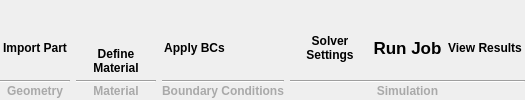
          <widget class="QWidget" name="EVPFFTHomogenization">
           <attribute name="title">
            <string>Homogenization</string>
           </attribute>
           <layout class="QVBoxLayout" name="verticalLayout_6">
            <property name="spacing">
             <number>0</number>
            </property>
            <property name="leftMargin">
             <number>0</number>
            </property>
            <property name="topMargin">
             <number>0</number>
            </property>
            <property name="rightMargin">
             <number>0</number>
            </property>
            <property name="bottomMargin">
             <number>0</number>
            </property>
            <item>
             <widget class="QFrame" name="frame_8">
              <property name="frameShape">
               <enum>QFrame::NoFrame</enum>
              </property>
              <property name="frameShadow">
               <enum>QFrame::Raised</enum>
              </property>
              <layout class="QHBoxLayout" name="horizontalLayout_11">
               <property name="leftMargin">
                <number>0</number>
               </property>
               <property name="topMargin">
                <number>0</number>
               </property>
               <property name="rightMargin">
                <number>0</number>
               </property>
               <property name="bottomMargin">
                <number>0</number>
               </property>
               <item>
                <widget class="QFrame" name="PartTools">
                 <property name="frameShape">
                  <enum>QFrame::NoFrame</enum>
                 </property>
                 <property name="frameShadow">
                  <enum>QFrame::Raised</enum>
                 </property>
                 <layout class="QVBoxLayout" name="verticalLayout_49">
                  <property name="spacing">
                   <number>0</number>
                  </property>
                  <property name="leftMargin">
                   <number>0</number>
                  </property>
                  <property name="topMargin">
                   <number>0</number>
                  </property>
                  <property name="rightMargin">
                   <number>0</number>
                  </property>
                  <property name="bottomMargin">
                   <number>0</number>
                  </property>
                  <item>
                   <widget class="QFrame" name="ImportPart">
                    <property name="minimumSize">
                     <size>
                      <width>70</width>
                      <height>80</height>
                     </size>
                    </property>
                    <property name="maximumSize">
                     <size>
                      <width>70</width>
                      <height>80</height>
                     </size>
                    </property>
                    <property name="frameShape">
                     <enum>QFrame::NoFrame</enum>
                    </property>
                    <property name="frameShadow">
                     <enum>QFrame::Raised</enum>
                    </property>
                    <layout class="QVBoxLayout" name="verticalLayout_50">
                     <property name="spacing">
                      <number>0</number>
                     </property>
                     <property name="leftMargin">
                      <number>0</number>
                     </property>
                     <property name="topMargin">
                      <number>0</number>
                     </property>
                     <property name="rightMargin">
                      <number>0</number>
                     </property>
                     <property name="bottomMargin">
                      <number>5</number>
                     </property>
                     <item>
                      <widget class="QPushButton" name="BImportPart">
                       <property name="text">
                        <string/>
                       </property>
                       <property name="icon">
                        <iconset resource="Icons/IconResourceFile.qrc">
                         <normaloff>:/Blue Icons/Blue Icons/Cube.svg</normaloff>:/Blue Icons/Blue Icons/Cube.svg</iconset>
                       </property>
                       <property name="iconSize">
                        <size>
                         <width>50</width>
                         <height>50</height>
                        </size>
                       </property>
                       <property name="flat">
                        <bool>true</bool>
                       </property>
                      </widget>
                     </item>
                     <item>
                      <widget class="QLabel" name="LImportPart">
                       <property name="text">
                        <string>&lt;html&gt;&lt;head/&gt;&lt;body&gt;&lt;p align=&quot;center&quot;&gt;&lt;span style=&quot; font-weight:700;&quot;&gt;Import Part&lt;/span&gt;&lt;/p&gt;&lt;/body&gt;&lt;/html&gt;</string>
                       </property>
                       <property name="wordWrap">
                        <bool>true</bool>
                       </property>
                      </widget>
                     </item>
                    </layout>
                   </widget>
                  </item>
                  <item>
                   <widget class="Line" name="LinePartTools">
                    <property name="orientation">
                     <enum>Qt::Horizontal</enum>
                    </property>
                   </widget>
                  </item>
                  <item>
                   <widget class="QLabel" name="LPartTools">
                    <property name="text">
                     <string>&lt;html&gt;&lt;head/&gt;&lt;body&gt;&lt;p align=&quot;center&quot;&gt;&lt;span style=&quot; font-weight:700; color:#a9a9a9;&quot;&gt;Geometry&lt;/span&gt;&lt;/p&gt;&lt;/body&gt;&lt;/html&gt;</string>
                    </property>
                   </widget>
                  </item>
                 </layout>
                </widget>
               </item>
               <item>
                <widget class="QFrame" name="MaterialTools">
                 <property name="frameShape">
                  <enum>QFrame::NoFrame</enum>
                 </property>
                 <property name="frameShadow">
                  <enum>QFrame::Raised</enum>
                 </property>
                 <layout class="QVBoxLayout" name="verticalLayout_53">
                  <property name="spacing">
                   <number>0</number>
                  </property>
                  <property name="leftMargin">
                   <number>0</number>
                  </property>
                  <property name="topMargin">
                   <number>0</number>
                  </property>
                  <property name="rightMargin">
                   <number>0</number>
                  </property>
                  <property name="bottomMargin">
                   <number>0</number>
                  </property>
                  <item alignment="Qt::AlignLeft">
                   <widget class="QFrame" name="MaterialToolsBtns">
                    <property name="frameShape">
                     <enum>QFrame::NoFrame</enum>
                    </property>
                    <property name="frameShadow">
                     <enum>QFrame::Raised</enum>
                    </property>
                    <layout class="QHBoxLayout" name="horizontalLayout_22">
                     <property name="spacing">
                      <number>0</number>
                     </property>
                     <property name="leftMargin">
                      <number>0</number>
                     </property>
                     <property name="topMargin">
                      <number>0</number>
                     </property>
                     <property name="rightMargin">
                      <number>0</number>
                     </property>
                     <property name="bottomMargin">
                      <number>0</number>
                     </property>
                     <item alignment="Qt::AlignLeft">
                      <widget class="QFrame" name="DefineMaterial">
                       <property name="minimumSize">
                        <size>
                         <width>80</width>
                         <height>80</height>
                        </size>
                       </property>
                       <property name="maximumSize">
                        <size>
                         <width>80</width>
                         <height>80</height>
                        </size>
                       </property>
                       <property name="frameShape">
                        <enum>QFrame::NoFrame</enum>
                       </property>
                       <property name="frameShadow">
                        <enum>QFrame::Raised</enum>
                       </property>
                       <layout class="QVBoxLayout" name="verticalLayout_54">
                        <property name="spacing">
                         <number>0</number>
                        </property>
                        <property name="leftMargin">
                         <number>0</number>
                        </property>
                        <property name="topMargin">
                         <number>0</number>
                        </property>
                        <property name="rightMargin">
                         <number>0</number>
                        </property>
                        <property name="bottomMargin">
                         <number>5</number>
                        </property>
                        <item>
                         <widget class="QPushButton" name="BDefineMaterial">
                          <property name="enabled">
                           <bool>true</bool>
                          </property>
                          <property name="text">
                           <string/>
                          </property>
                          <property name="icon">
                           <iconset resource="Icons/IconResourceFile.qrc">
                            <normaloff>:/Blue Icons/Blue Icons/mine.svg</normaloff>:/Blue Icons/Blue Icons/mine.svg</iconset>
                          </property>
                          <property name="iconSize">
                           <size>
                            <width>50</width>
                            <height>50</height>
                           </size>
                          </property>
                          <property name="flat">
                           <bool>true</bool>
                          </property>
                         </widget>
                        </item>
                        <item alignment="Qt::AlignBottom">
                         <widget class="QLabel" name="LDefineMaterial">
                          <property name="text">
                           <string>&lt;html&gt;&lt;head/&gt;&lt;body&gt;&lt;p align=&quot;center&quot;&gt;&lt;span style=&quot; font-weight:700;&quot;&gt;Define Material&lt;/span&gt;&lt;/p&gt;&lt;/body&gt;&lt;/html&gt;</string>
                          </property>
                          <property name="wordWrap">
                           <bool>true</bool>
                          </property>
                         </widget>
                        </item>
                       </layout>
                      </widget>
                     </item>
                    </layout>
                   </widget>
                  </item>
                  <item>
                   <widget class="Line" name="LineMaterialTools">
                    <property name="orientation">
                     <enum>Qt::Horizontal</enum>
                    </property>
                   </widget>
                  </item>
                  <item>
                   <widget class="QLabel" name="LMaterialTools">
                    <property name="text">
                     <string>&lt;html&gt;&lt;head/&gt;&lt;body&gt;&lt;p align=&quot;center&quot;&gt;&lt;span style=&quot; font-weight:700; color:#a9a9a9;&quot;&gt;Material&lt;/span&gt;&lt;/p&gt;&lt;/body&gt;&lt;/html&gt;</string>
                    </property>
                   </widget>
                  </item>
                 </layout>
                </widget>
               </item>
               <item>
                <widget class="QFrame" name="BCTools">
                 <property name="frameShape">
                  <enum>QFrame::NoFrame</enum>
                 </property>
                 <property name="frameShadow">
                  <enum>QFrame::Raised</enum>
                 </property>
                 <layout class="QVBoxLayout" name="verticalLayout_51">
                  <property name="spacing">
                   <number>0</number>
                  </property>
                  <property name="leftMargin">
                   <number>0</number>
                  </property>
                  <property name="topMargin">
                   <number>0</number>
                  </property>
                  <property name="rightMargin">
                   <number>0</number>
                  </property>
                  <property name="bottomMargin">
                   <number>0</number>
                  </property>
                  <item alignment="Qt::AlignLeft">
                   <widget class="QFrame" name="ApplyBC">
                    <property name="minimumSize">
                     <size>
                      <width>65</width>
                      <height>80</height>
                     </size>
                    </property>
                    <property name="maximumSize">
                     <size>
                      <width>70</width>
                      <height>80</height>
                     </size>
                    </property>
                    <property name="frameShape">
                     <enum>QFrame::NoFrame</enum>
                    </property>
                    <property name="frameShadow">
                     <enum>QFrame::Raised</enum>
                    </property>
                    <layout class="QVBoxLayout" name="verticalLayout_52">
                     <property name="spacing">
                      <number>0</number>
                     </property>
                     <property name="leftMargin">
                      <number>0</number>
                     </property>
                     <property name="topMargin">
                      <number>0</number>
                     </property>
                     <property name="rightMargin">
                      <number>0</number>
                     </property>
                     <property name="bottomMargin">
                      <number>5</number>
                     </property>
                     <item>
                      <widget class="QPushButton" name="BApplyBC">
                       <property name="text">
                        <string/>
                       </property>
                       <property name="icon">
                        <iconset resource="Icons/IconResourceFile.qrc">
                         <normaloff>:/Blue Icons/Blue Icons/brick.svg</normaloff>:/Blue Icons/Blue Icons/brick.svg</iconset>
                       </property>
                       <property name="iconSize">
                        <size>
                         <width>50</width>
                         <height>50</height>
                        </size>
                       </property>
                       <property name="flat">
                        <bool>true</bool>
                       </property>
                      </widget>
                     </item>
                     <item>
                      <widget class="QLabel" name="LApplyBC">
                       <property name="text">
                        <string>&lt;html&gt;&lt;head/&gt;&lt;body&gt;&lt;p align=&quot;center&quot;&gt;&lt;span style=&quot; font-weight:700;&quot;&gt;Apply BCs&lt;/span&gt;&lt;/p&gt;&lt;/body&gt;&lt;/html&gt;</string>
                       </property>
                       <property name="wordWrap">
                        <bool>true</bool>
                       </property>
                      </widget>
                     </item>
                    </layout>
                   </widget>
                  </item>
                  <item>
                   <widget class="Line" name="LineBCTools">
                    <property name="orientation">
                     <enum>Qt::Horizontal</enum>
                    </property>
                   </widget>
                  </item>
                  <item>
                   <widget class="QLabel" name="LBCTools">
                    <property name="text">
                     <string>&lt;html&gt;&lt;head/&gt;&lt;body&gt;&lt;p align=&quot;center&quot;&gt;&lt;span style=&quot; font-weight:700; color:#a9a9a9;&quot;&gt;Boundary Conditions&lt;/span&gt;&lt;/p&gt;&lt;/body&gt;&lt;/html&gt;</string>
                    </property>
                   </widget>
                  </item>
                 </layout>
                </widget>
               </item>
               <item>
                <widget class="QFrame" name="JobTools">
                 <property name="frameShape">
                  <enum>QFrame::NoFrame</enum>
                 </property>
                 <property name="frameShadow">
                  <enum>QFrame::Raised</enum>
                 </property>
                 <layout class="QVBoxLayout" name="verticalLayout_30">
                  <property name="spacing">
                   <number>0</number>
                  </property>
                  <property name="leftMargin">
                   <number>0</number>
                  </property>
                  <property name="topMargin">
                   <number>0</number>
                  </property>
                  <property name="rightMargin">
                   <number>0</number>
                  </property>
                  <property name="bottomMargin">
                   <number>0</number>
                  </property>
                  <item>
                   <widget class="QFrame" name="JobToolsBtns">
                    <property name="minimumSize">
                     <size>
                      <width>0</width>
                      <height>0</height>
                     </size>
                    </property>
                    <property name="maximumSize">
                     <size>
                      <width>16777215</width>
                      <height>16777215</height>
                     </size>
                    </property>
                    <property name="frameShape">
                     <enum>QFrame::NoFrame</enum>
                    </property>
                    <property name="frameShadow">
                     <enum>QFrame::Raised</enum>
                    </property>
                    <layout class="QHBoxLayout" name="horizontalLayout_4">
                     <property name="spacing">
                      <number>0</number>
                     </property>
                     <property name="leftMargin">
                      <number>0</number>
                     </property>
                     <property name="topMargin">
                      <number>0</number>
                     </property>
                     <property name="rightMargin">
                      <number>0</number>
                     </property>
                     <property name="bottomMargin">
                      <number>0</number>
                     </property>
                     <item alignment="Qt::AlignLeft">
                      <widget class="QFrame" name="SolverSettings">
                       <property name="minimumSize">
                        <size>
                         <width>80</width>
                         <height>80</height>
                        </size>
                       </property>
                       <property name="maximumSize">
                        <size>
                         <width>80</width>
                         <height>80</height>
                        </size>
                       </property>
                       <property name="frameShape">
                        <enum>QFrame::NoFrame</enum>
                       </property>
                       <property name="frameShadow">
                        <enum>QFrame::Raised</enum>
                       </property>
                       <layout class="QVBoxLayout" name="verticalLayout_8">
                        <property name="spacing">
                         <number>0</number>
                        </property>
                        <property name="leftMargin">
                         <number>0</number>
                        </property>
                        <property name="topMargin">
                         <number>0</number>
                        </property>
                        <property name="rightMargin">
                         <number>0</number>
                        </property>
                        <property name="bottomMargin">
                         <number>5</number>
                        </property>
                        <item>
                         <widget class="QPushButton" name="BSolverSettings">
                          <property name="text">
                           <string/>
                          </property>
                          <property name="icon">
                           <iconset resource="Icons/IconResourceFile.qrc">
                            <normaloff>:/Blue Icons/Blue Icons/gear.svg</normaloff>:/Blue Icons/Blue Icons/gear.svg</iconset>
                          </property>
                          <property name="iconSize">
                           <size>
                            <width>50</width>
                            <height>50</height>
                           </size>
                          </property>
                          <property name="flat">
                           <bool>true</bool>
                          </property>
                         </widget>
                        </item>
                        <item>
                         <widget class="QLabel" name="LSolverSettings">
                          <property name="text">
                           <string>&lt;html&gt;&lt;head/&gt;&lt;body&gt;&lt;p align=&quot;center&quot;&gt;&lt;span style=&quot; font-weight:700;&quot;&gt;Solver Settings&lt;/span&gt;&lt;/p&gt;&lt;/body&gt;&lt;/html&gt;</string>
                          </property>
                          <property name="wordWrap">
                           <bool>true</bool>
                          </property>
                         </widget>
                        </item>
                       </layout>
                      </widget>
                     </item>
                     <item>
                      <widget class="QFrame" name="RunEVPFFT">
                       <property name="minimumSize">
                        <size>
                         <width>75</width>
                         <height>80</height>
                        </size>
                       </property>
                       <property name="maximumSize">
                        <size>
                         <width>65</width>
                         <height>80</height>
                        </size>
                       </property>
                       <property name="frameShape">
                        <enum>QFrame::NoFrame</enum>
                       </property>
                       <property name="frameShadow">
                        <enum>QFrame::Raised</enum>
                       </property>
                       <layout class="QVBoxLayout" name="verticalLayout_67">
                        <property name="spacing">
                         <number>0</number>
                        </property>
                        <property name="leftMargin">
                         <number>0</number>
                        </property>
                        <property name="topMargin">
                         <number>0</number>
                        </property>
                        <property name="rightMargin">
                         <number>0</number>
                        </property>
                        <property name="bottomMargin">
                         <number>5</number>
                        </property>
                        <item>
                         <widget class="QPushButton" name="BRunEVPFFT">
                          <property name="text">
                           <string/>
                          </property>
                          <property name="icon">
                           <iconset resource="Icons/IconResourceFile.qrc">
                            <normaloff>:/Blue Icons/Blue Icons/Play.svg</normaloff>:/Blue Icons/Blue Icons/Play.svg</iconset>
                          </property>
                          <property name="iconSize">
                           <size>
                            <width>40</width>
                            <height>40</height>
                           </size>
                          </property>
                          <property name="flat">
                           <bool>true</bool>
                          </property>
                         </widget>
                        </item>
                        <item>
                         <widget class="QLabel" name="LRunEVPFFT">
                          <property name="text">
                           <string>&lt;!DOCTYPE HTML PUBLIC &quot;-//W3C//DTD HTML 4.0//EN&quot; &quot;http://www.w3.org/TR/REC-html40/strict.dtd&quot;&gt;
&lt;html&gt;&lt;head&gt;&lt;meta name=&quot;qrichtext&quot; content=&quot;1&quot; /&gt;&lt;meta charset=&quot;utf-8&quot; /&gt;&lt;style type=&quot;text/css&quot;&gt;
p, li { white-space: pre-wrap; }
hr { height: 1px; border-width: 0; }
li.unchecked::marker { content: &quot;\2610&quot;; }
li.checked::marker { content: &quot;\2612&quot;; }
&lt;/style&gt;&lt;/head&gt;&lt;body style=&quot; font-family:'.AppleSystemUIFont'; font-size:13pt; font-weight:400; font-style:normal;&quot;&gt;
&lt;p align=&quot;center&quot; style=&quot; margin-top:12px; margin-bottom:12px; margin-left:0px; margin-right:0px; -qt-block-indent:0; text-indent:0px;&quot;&gt;&lt;span style=&quot; font-weight:700;&quot;&gt;Run Job&lt;/span&gt;&lt;/p&gt;&lt;/body&gt;&lt;/html&gt;</string>
                          </property>
                          <property name="wordWrap">
                           <bool>true</bool>
                          </property>
                         </widget>
                        </item>
                       </layout>
                      </widget>
                     </item>
                     <item>
                      <widget class="QFrame" name="ViewResults">
                       <property name="minimumSize">
                        <size>
                         <width>80</width>
                         <height>80</height>
                        </size>
                       </property>
                       <property name="maximumSize">
                        <size>
                         <width>80</width>
                         <height>80</height>
                        </size>
                       </property>
                       <property name="frameShape">
                        <enum>QFrame::NoFrame</enum>
                       </property>
                       <property name="frameShadow">
                        <enum>QFrame::Raised</enum>
                       </property>
                       <layout class="QVBoxLayout" name="verticalLayout_14">
                        <property name="spacing">
                         <number>0</number>
                        </property>
                        <property name="leftMargin">
                         <number>0</number>
                        </property>
                        <property name="topMargin">
                         <number>0</number>
                        </property>
                        <property name="rightMargin">
                         <number>0</number>
                        </property>
                        <property name="bottomMargin">
                         <number>5</number>
                        </property>
                        <item>
                         <widget class="QPushButton" name="BViewResults">
                          <property name="text">
                           <string/>
                          </property>
                          <property name="icon">
                           <iconset resource="Icons/IconResourceFile.qrc">
                            <normaloff>:/Blue Icons/Blue Icons/magnify.svg</normaloff>:/Blue Icons/Blue Icons/magnify.svg</iconset>
                          </property>
                          <property name="iconSize">
                           <size>
                            <width>40</width>
                            <height>40</height>
                           </size>
                          </property>
                          <property name="flat">
                           <bool>true</bool>
                          </property>
                         </widget>
                        </item>
                        <item>
                         <widget class="QLabel" name="LViewResults">
                          <property name="text">
                           <string>&lt;html&gt;&lt;head/&gt;&lt;body&gt;&lt;p align=&quot;center&quot;&gt;&lt;span style=&quot; font-weight:700;&quot;&gt;View Results&lt;/span&gt;&lt;/p&gt;&lt;/body&gt;&lt;/html&gt;</string>
                          </property>
                          <property name="wordWrap">
                           <bool>true</bool>
                          </property>
                         </widget>
                        </item>
                       </layout>
                      </widget>
                     </item>
                    </layout>
                   </widget>
                  </item>
                  <item>
                   <widget class="Line" name="LineJobTools">
                    <property name="orientation">
                     <enum>Qt::Horizontal</enum>
                    </property>
                   </widget>
                  </item>
                  <item>
                   <widget class="QLabel" name="LJobTools">
                    <property name="text">
                     <string>&lt;html&gt;&lt;head/&gt;&lt;body&gt;&lt;p align=&quot;center&quot;&gt;&lt;span style=&quot; font-weight:700; color:#a9a9a9;&quot;&gt;Simulation&lt;/span&gt;&lt;/p&gt;&lt;/body&gt;&lt;/html&gt;</string>
                    </property>
                   </widget>
                  </item>
                 </layout>
                </widget>
               </item>
              </layout>
             </widget>
            </item>
           </layout>
          </widget>
